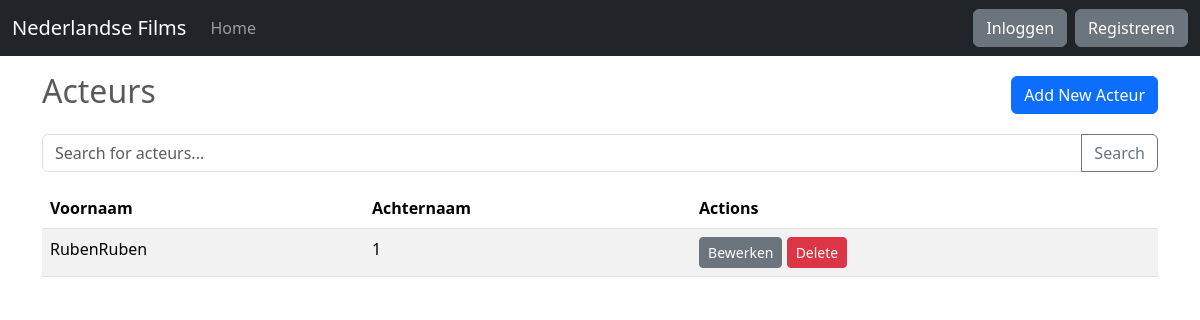
The page /acteur/ on the database as committed earlier.
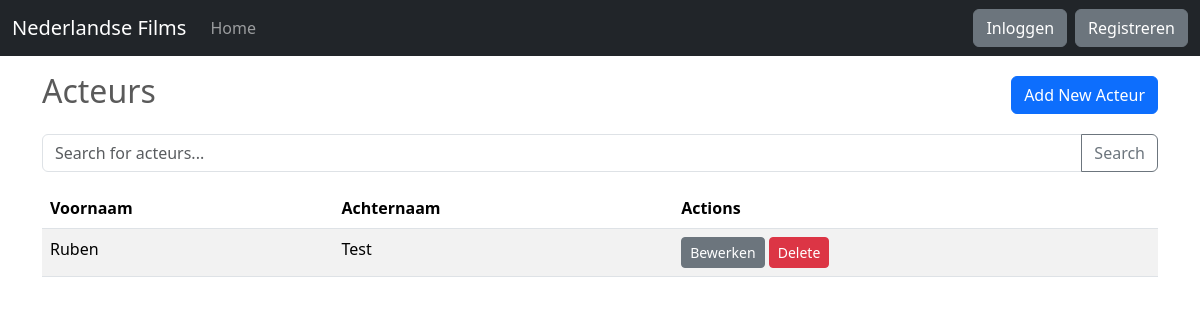
The same page on the database as committed later.
### app/models/models.py (models this page shows, shortened)
class Acteur(db.Model):
    id = db.Column(db.Integer, primary_key=True)
    voornaam = db.Column(db.String(50), nullable=False)
    achternaam = db.Column(db.String(50), nullable=False)
    rollen = db.relationship('Rol', backref='acteur', lazy=True)

### app/routes/acteur.py (the view)
@acteur_bp.route('/', methods=['GET'])
def acteurs():
    search_query = request.args.get('search', '')
    if search_query:
        acteurs:list[Acteur] = Acteur.query.filter(
            db.or_(
                Acteur.voornaam.ilike(f'%{search_query}%'),
                Acteur.achternaam.ilike(f'%{search_query}%')
            )
        ).all()
    else:
        acteurs:list[Acteur] = Acteur.query.all()
    return render_template('acteur/acteurs.html', acteurs=acteurs)

### app/templates/acteur/acteurs.html (shortened to what this page needs)
{% extends "base.html" %}
{% block content %}
<div class="container mt-4">
    <div class="d-flex justify-content-between align-items-center mb-3">
        <h2>Acteurs</h2>
        <a href="{{ url_for('acteur.acteur_add') }}" class="btn btn-primary">Add New Acteur</a>
    </div>
    <form action="{{ url_for('acteur.acteurs') }}" method="GET" class="mb-3">
        <div class="input-group">
            <input type="text" name="search" class="form-control" placeholder="Search for acteurs...">
            <button type="submit" class="btn btn-outline-secondary">Search</button>
        </div>
    </form>
    <div class="table-responsive">
        <table class="table table-striped">
            <thead>
                <tr>
                    <th>Voornaam</th>
                    <th>Achternaam</th>
                    <th>Actions</th>
                </tr>
            </thead>
            <tbody>
                {% for acteur in acteurs %}
                <tr>
                    <td>{{ acteur.voornaam }}</td>
                    <td>{{ acteur.achternaam }}</td>
                    <td>
                        <a href="{{ url_for('acteur.acteur_edit', id=acteur.id) }}"
                            class="btn btn-secondary btn-sm">Bewerken</a>
                        <button class="btn btn-danger btn-sm" data-bs-toggle="modal"
                            data-bs-target="#deleteConfirmationModal" data-acteur-id="{{ acteur.id }}">Delete</button>
                    </td>
                </tr>
                {% endfor %}
            </tbody>
        </table>
    </div>
</div>
{% endblock %}

Rows that differ between the two databases and show on the page:
changed Acteur: voornaam "RubenRuben" → "Ruben"; achternaam "1" → "Test"
